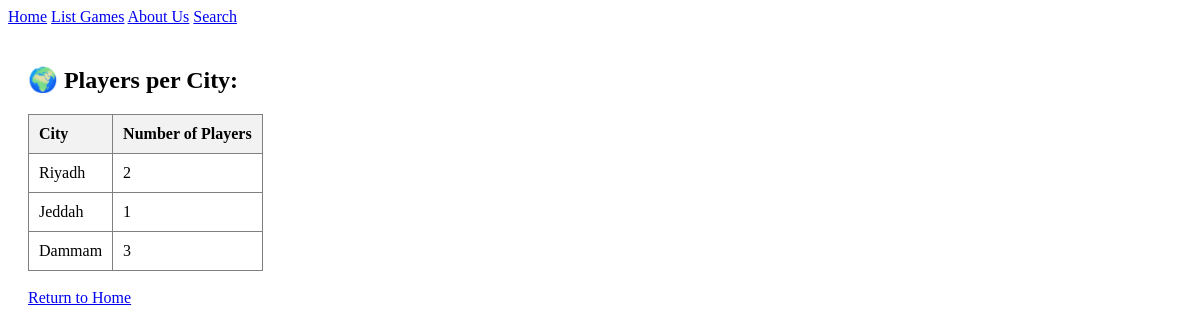
Page /books/lab8/task7 on the committed database.
### apps/bookmodule/models.py (models this page shows)
class Address(models.Model):
    city = models.CharField(max_length=50)

### apps/bookmodule/views.py (the view)
# urls.py: path('lab8/task7', views.task7, name="games.task7"),
def task7(request):
    cities = Address.objects.annotate(player_count=Count('player'))
    return render(request, 'bookmodule/task7.html', {'cities': cities})

### apps/templates/bookmodule/task7.html
{% extends 'bookmodule/base.html' %}
{% block content %}
    <h2>🌍 Players per City:</h2>
    <table border="1" cellpadding="10" style="border-collapse: collapse; text-align: left;">
        <tr style="background-color: #f2f2f2;">
            <th>City</th>
            <th>Number of Players</th>
        </tr>
        {% for obj in cities %}
        <tr>
            <td>{{ obj.city }}</td>
            <td>{{ obj.player_count }}</td>
        </tr>
        {% endfor %}
    </table>
    <br><a href="/">Return to Home</a>
{% endblock %}

### rows in the picture
Address: city "Riyadh", player_count "2"
Address: city "Jeddah", player_count "1"
Address: city "Dammam", player_count "3"
